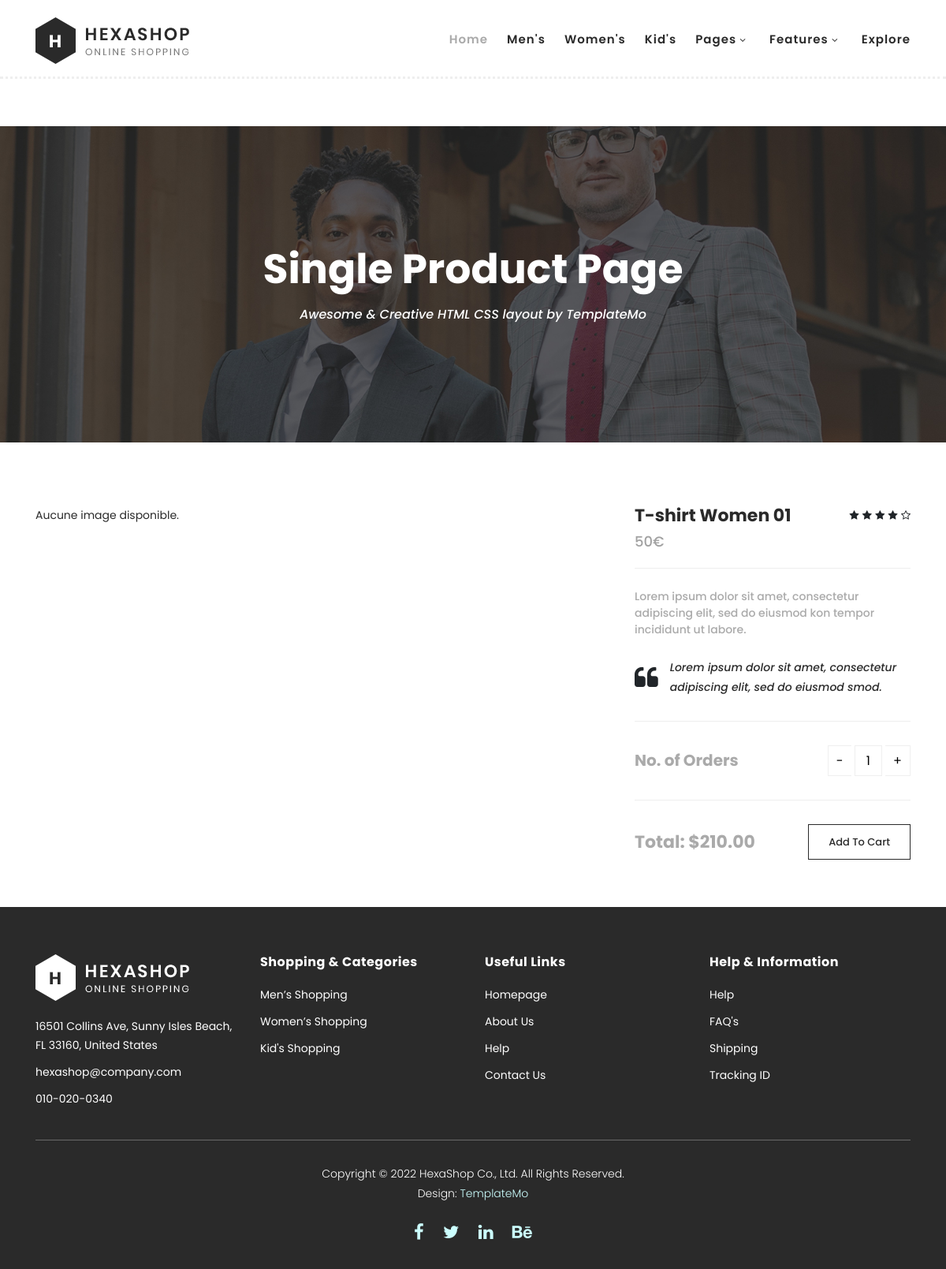
The app's page /single-product.php?id=1 with its own data.
### tables this page shows
CREATE TABLE h_produits(
                           idProduit INT PRIMARY KEY AUTO_INCREMENT,
                           nom VARCHAR(200),
                           image VARCHAR(200),
                           prix INT,
                           etoiles INT,
                           idCategorie INT,
                           FOREIGN KEY (idCategorie) REFERENCES h_categories(idCategorie) ON DELETE CASCADE
);

### inc/fonction.php (called while the page is built, shortened)
<?php
function ficheProduit($produit)
{
    $connexion = connexion();
    try {
        $sql = sprintf("SELECT p.*, GROUP_CONCAT(i.chemin) AS images
                        FROM h_produits p
                        LEFT JOIN h_image i ON p.idProduit = i.idproduit
                        WHERE p.idProduit = %d", $produit);
        $stmt = $connexion->prepare($sql);
        $stmt->execute();
        $produits = $stmt->fetchAll(PDO::FETCH_ASSOC);
        return $produits;
    } catch (PDOException $e) {
        echo "Erreur : " . $e->getMessage();
        return [];
    }
}

### single-product.php (the view, shortened to what this page needs)
<?php
include ('inc/fonction.php');
$id=$_GET['id'];
$fiche=ficheProduit($id);
?>
<!DOCTYPE html>
<html lang="en">
<head>
    <link rel="stylesheet" type="text/css" href="assets/css/bootstrap.min.css">
    <link rel="stylesheet" type="text/css" href="assets/css/font-awesome.css">
    <link rel="stylesheet" href="assets/css/templatemo-hexashop.css">
    <link rel="stylesheet" href="assets/css/owl-carousel.css">
    <link rel="stylesheet" href="assets/css/lightbox.css">
</head>
<body>
<header class="header-area header-sticky">
    <div class="container">
        <div class="row">
            <div class="col-12">
                <nav class="main-nav">
                    <a href="index.php" class="logo">
                        <img src="assets/images/logo.png">
                    </a>
                    <ul class="nav">
                        <li class="scroll-to-section"><a href="index.php" class="active">Home</a></li>
                        <li class="scroll-to-section"><a href="index.php">Men's</a></li>
                        <li class="scroll-to-section"><a href="index.php">Women's</a></li>
                        <li class="scroll-to-section"><a href="index.php">Kid's</a></li>
                        <li class="submenu">
                            <a href="javascript:;">Pages</a>
                        </li>
                        <li class="submenu">
                            <a href="javascript:;">Features</a>
                        </li>
                        <li class="scroll-to-section"><a href="index.php">Explore</a></li>
                    </ul>
                </nav>
            </div>
        </div>
    </div>
</header>
<div class="page-heading" id="top">
    <div class="container">
        <div class="row">
            <div class="col-lg-12">
                <div class="inner-content">
                    <h2>Single Product Page</h2>
                    <span>Awesome &amp; Creative HTML CSS layout by TemplateMo</span>
                </div>
            </div>
        </div>
    </div>
</div>
<section class="section" id="product">
    <?php foreach ($fiche as $fiches) { ?>
        <div class="container">
            <div class="row">
                <div class="col-lg-8">
                    <div class="left-images">
                        <?php if (!empty($fiches['images']) && is_array($fiches['images'])): ?>
                            <?php foreach ($fiches['images'] as $image): ?>
                                <img src="<?= htmlspecialchars($image); ?>" alt="Product Image">
                            <?php endforeach; ?>
                        <?php else: ?>
                            <p>Aucune image disponible.</p>
                        <?php endif; ?>
                    </div>
                </div>
                <div class="col-lg-4">
                    <div class="right-content">
                        <h4><?php echo htmlspecialchars($fiches['nom']); ?></h4>
                        <span class="price"><?php echo htmlspecialchars($fiches['prix']); ?>€</span>
                        <ul class="stars">
                            <?php for ($i = 0; $i < 5; $i++) {
                                if ($fiches['etoiles'] <= $i) { ?>
                                    <li><i class="fa fa-star-o"></i></li>
                                <?php } else { ?>
                                    <li><i class="fa fa-star"></i></li>
                                <?php } ?>
                            <?php } ?>
                        </ul>
                        <span>Lorem ipsum dolor sit amet, consectetur adipiscing elit, sed do eiusmod kon tempor incididunt ut labore.</span>
                        <div class="quote">
                            <i class="fa fa-quote-left"></i><p>Lorem ipsum dolor sit amet, consectetur adipiscing elit, sed do eiusmod smod.</p>
                        </div>
                        <div class="quantity-content">
                            <div class="left-content">
                                <h6>No. of Orders</h6>
                            </div>
                            <div class="right-content">
                                <div class="quantity buttons_added">
                                    <input type="button" value="-" class="minus">
                                    <input type="number" step="1" min="1" max="" name="quantity" value="1" title="Qty" class="input-text qty text" size="4">
                                    <input type="button" value="+" class="plus">
                                </div>
                            </div>
                        </div>
                        <div class="total">
                            <h4>Total: $210.00</h4>
                            <div class="main-border-button"><a href="#">Add To Cart</a></div>
                        </div>
                    </div>
                </div>
            </div>
        </div>
    <?php } ?>
</section>
    <footer>
        <div class="container">
            <div class="row">
                <div class="col-lg-3">
                    <div class="first-item">
                        <div class="logo">
                            <img src="assets/images/white-logo.png" alt="hexashop ecommerce templatemo">
                        </div>
                        <ul>
                            <li><a href="#">16501 Collins Ave, Sunny Isles Beach, FL 33160, United States</a></li>
                            <li><a href="#">hexashop@company.com</a></li>
                            <li><a href="#">010-020-0340</a></li>
                        </ul>
                    </div>
                </div>
                <div class="col-lg-3">
                    <h4>Shopping &amp; Categories</h4>
                    <ul>
                        <li><a href="#">Men’s Shopping</a></li>
                        <li><a href="#">Women’s Shopping</a></li>
                        <li><a href="#">Kid's Shopping</a></li>
                    </ul>
                </div>
                <div class="col-lg-3">
                    <h4>Useful Links</h4>
                    <ul>
                        <li><a href="#">Homepage</a></li>
                        <li><a href="#">About Us</a></li>
                        <li><a href="#">Help</a></li>
                        <li><a href="#">Contact Us</a></li>
                    </ul>
                </div>
                <div class="col-lg-3">
                    <h4>Help &amp; Information</h4>
                    <ul>
                        <li><a href="#">Help</a></li>
                        <li><a href="#">FAQ's</a></li>
                        <li><a href="#">Shipping</a></li>
                        <li><a href="#">Tracking ID</a></li>
                    </ul>
                </div>
                <div class="col-lg-12">
                    <div class="under-footer">
                        <p>Copyright © 2022 HexaShop Co., Ltd. All Rights Reserved.
                        <br>Design: <a href="https://templatemo.com" target="_parent" title="free css templates">TemplateMo</a></p>
                        <ul>
                            <li><a href="#"><i class="fa fa-facebook"></i></a></li>
                            <li><a href="#"><i class="fa fa-twitter"></i></a></li>
                            <li><a href="#"><i class="fa fa-linkedin"></i></a></li>
                            <li><a href="#"><i class="fa fa-behance"></i></a></li>
                        </ul>
                    </div>
                </div>
            </div>
        </div>
    </footer>
  </body>
</html>

### records on screen
h_produits: nom "T-shirt Women 01", prix "50", etoiles 4 (drawn)
